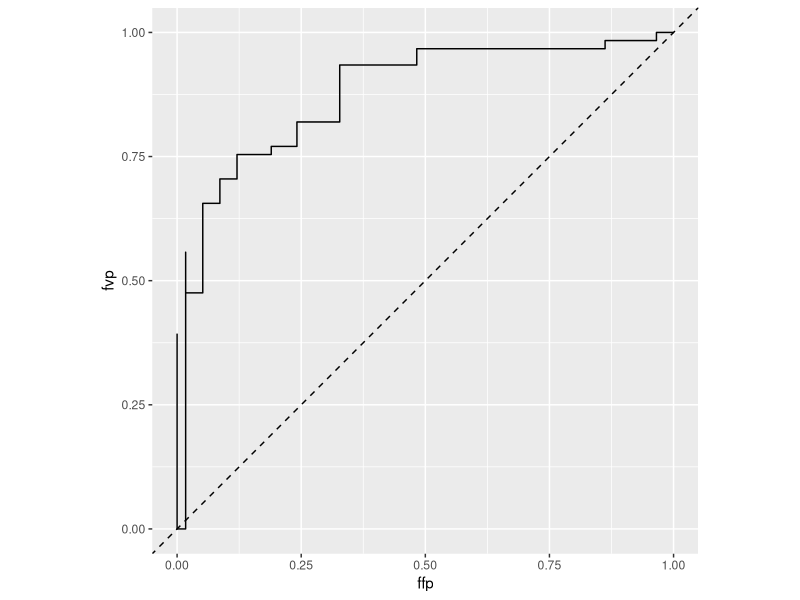

R code for this plot:
## ---- chunk 1
library(tidyverse)
library(palmerpenguins)
set.seed(2026)

auc_rank <- function(y, score) {
  r <- rank(score); n1 <- sum(y == 1); n0 <- sum(y == 0)
  (sum(r[y == 1]) - n1 * (n1 + 1) / 2) / (n1 * n0)
}

roc_manual <- function(y, x) {
  cortes <- sort(unique(c(-Inf, x, Inf)))
  map_dfr(cortes, function(cc) {
    tibble(corte = cc, fvp = mean(x[y == 1] >= cc), ffp = mean(x[y == 0] >= cc))
  })
}

prob_posterior <- function(pre, lr) { odds <- pre / (1 - pre) * lr; odds / (1 + odds) }
## ---- chunk 2
a <- 68; b <- 12; c <- 32; d <- 288
r1 <- a + b; r0 <- c + d; s1 <- a + c; s0 <- b + d

se <- a / r1; es <- d / r0
c(se = se, es = es, vpp = a / s1, vpn = d / s0,
  lrp = se / (1 - es), lrn = (1 - se) / es, youden = se + es - 1)

prop.test(a, r1, correct = FALSE)$conf.int
prop.test(d, r0, correct = FALSE)$conf.int
## ---- chunk 3
vp <- function(se, es, pi) {
  c(vpp = se * pi / (se * pi + (1 - es) * (1 - pi)),
    vpn = es * (1 - pi) / (es * (1 - pi) + (1 - se) * pi))
}
rbind(estudio = vp(se, es, r1 / (r1 + r0)), poblacion_1pct = vp(se, es, 0.01))
## ---- chunk 4
lrp <- se / (1 - es); lrn <- (1 - se) / es
c(tras_positivo = prob_posterior(0.10, lrp), tras_negativo = prob_posterior(0.10, lrn))
## ---- chunk 5
gentoo <- penguins |> filter(species == "Gentoo", !is.na(sex)) |>
  mutate(y = as.numeric(sex == "male"))

roc <- roc_manual(gentoo$y, gentoo$flipper_length_mm)
auc_rank(gentoo$y, gentoo$flipper_length_mm)

x1 <- gentoo$flipper_length_mm[gentoo$y == 1]; x0 <- gentoo$flipper_length_mm[gentoo$y == 0]
unname(wilcox.test(x1, x0)$statistic) / (length(x1) * length(x0))    # coincide con el AUC
## ---- chunk 6
#| label: fig-lab-roc
#| fig-cap: "Curva ROC de la longitud de aleta para identificar machos Gentoo."
ggplot(roc, aes(ffp, fvp)) + geom_step() + geom_abline(linetype = "dashed") + coord_equal()
## ---- chunk 7
roc |>
  filter(is.finite(corte)) |>
  mutate(youden = fvp - ffp) |>
  slice_max(youden, n = 1, with_ties = FALSE) |>
  select(corte, fvp, ffp, youden)
## ---- chunk 8
# 1
vp <- function(se, es, pi) {
  c(vpp = se * pi / (se * pi + (1 - es) * (1 - pi)),
    vpn = es * (1 - pi) / (es * (1 - pi) + (1 - se) * pi))
}
t(sapply(c(0.001, 0.01, 0.1, 0.3), function(p) vp(0.95, 0.90, p)))
# vpp = 0.5  <=>  odds previo = 1/lrp  con lrp = 9.5  ->  pi = 1/(1 + 9.5)
1 / (1 + 0.95 / (1 - 0.90))

# 2
a <- 45; b <- 15; c <- 20; d <- 120; r1 <- a + b; r0 <- c + d
se <- a / r1; es <- d / r0
lrp <- se / (1 - es); lrn <- (1 - se) / es
ic <- function(est, ee) exp(log(est) + c(-1, 1) * qnorm(0.975) * ee)
ic(lrp, sqrt(1 / a - 1 / r1 + 1 / c - 1 / r0))
ic(lrn, sqrt(1 / b - 1 / r1 + 1 / d - 1 / r0))
c(lrp / lrn, a * d / (b * c))

# 3
prob_posterior(0.02, 8 * 12)
prob_posterior(0.02, 8 * 0.2)

# 4
adelie <- penguins |> filter(species == "Adelie", !is.na(sex), !is.na(bill_length_mm)) |>
  mutate(y = as.numeric(sex == "male"))
aucs <- sapply(c("body_mass_g", "flipper_length_mm", "bill_length_mm"),
               function(v) auc_rank(adelie$y, adelie[[v]]))
aucs
mejor <- names(which.max(aucs))
b <- replicate(2000, { i <- sample(nrow(adelie), replace = TRUE); auc_rank(adelie$y[i], adelie[[mejor]][i]) })
quantile(b, c(0.025, 0.975))

# 5: a = (8-5)/2, b = 1.5/2
a_ <- (8 - 5) / 2; b_ <- 1.5 / 2
pnorm(a_ / sqrt(1 + b_^2))
x1 <- rnorm(20000, 8, 2); x0 <- rnorm(20000, 5, 1.5)
auc_rank(c(rep(1, 20000), rep(0, 20000)), c(x1, x0))

# 6
pi_g <- mean(gentoo$y)
roc |> filter(is.finite(corte)) |>
  mutate(youden = fvp - ffp, coste = pi_g * 3 * (1 - fvp) + (1 - pi_g) * ffp) |>
  summarise(corte_youden = corte[which.max(youden)], corte_coste = corte[which.min(coste)])
